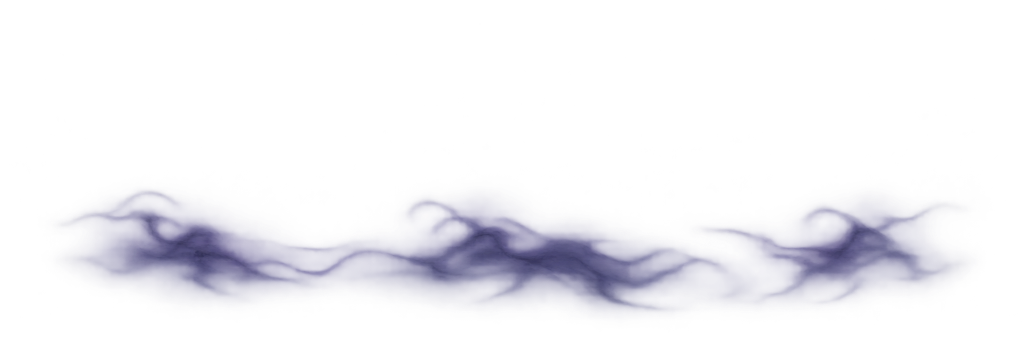
#> input picture golf/game/assets/sky/clouds_bank.png, 2048 x 684 px, given in place of moon_harvest.png, which was not available (shown at 1/2 size); the run also reads 1 picture not shown here
$ python prep_night_art.py ../game/assets/sky/clouds_bank.png ../game/assets/sky/clouds_puffs.png
#> lines starting #> are read from the running program, lines starting #| are printed output that depends on the picture; pictures that were not available may be replaced by others from this repository, and a replacement may not be noted
"""Prepare the night-sky layers and the cast (the skeleton caddie and the black cat) for the game.

usage: python3 -I prep_night_art.py <src_dir> <game_assets_dir>

<src_dir> holds the artist's transparent PNGs under these names:
  moon_harvest.png moon_white.png          full moons (cropped here to the disc, centred, square)
  stars_1.png stars_2.png stars_3.png      star strips: sparse bright, medium, dense faint
  clouds_wisps.png clouds_puffs.png clouds_bank.png
  skelly_card.png skelly_bow.png cat_ball.png cat_walk.png    single poses
  cast_sheet.png                           4x4: two rows of skeleton poses, two rows of cat poses (the
                                           figures overrun the grid, so each is cut out by its outline)

  cart_sheet.png                           the caddie's golf cart from 8 sides, 2 rows of 4, in order round it:
                                           front, front-left, left, back-left, back, back-right, right, front-right
                                           (the side of the cart the camera is on)

Writes <assets>/sky/{moon_*,stars_*,clouds_*}.png and <assets>/cast/*.png (each trimmed to its figure),
<assets>/cast/cart_0..7.png (cut at the wheels' bottom, glows kept) and cast/cart.json (meters per pixel).
"""
import json
import os
import sys

import numpy as np
from PIL import Image
from scipy import ndimage

SHEET_NAMES = [
    ["skelly_idle", "skelly_wave", "skelly_tip", "skelly_club"],
    ["skelly_point", "skelly_read", "skelly_cheer", "skelly_lean"],
    ["cat_sit", "cat_happy", "cat_walk2", "cat_pounce"],
    ["cat_crouch", "cat_groom", "cat_sleep", "cat_stretch"],
]


def moon(src, out, size=512):
#> called with size = 512
    im = Image.open(src).convert("RGBA")
#> im is the input picture: PIL image 2048x684 RGBA; mean R, G, B, A 22.8, 21.5, 35.3, 19.7
    a = np.array(im)[..., 3]
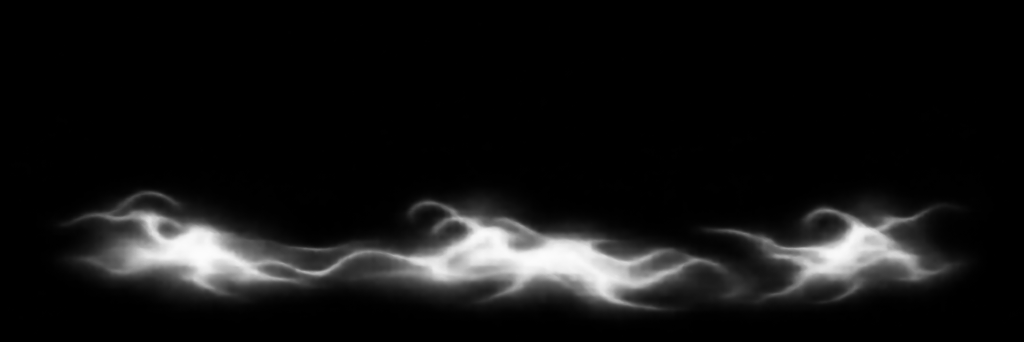
#> a: shape (684, 2048) (shown at 1/2 size); min 0, max 253, mean 19.7
    ys, xs = np.where(a >= 250)
#> ys = 2012 values from 466 to 529; xs = 2012 values, max 1150 at index 1308, min 354 at index 81, mean 735.5
    cx, cy = (xs.min() + xs.max()) / 2, (ys.min() + ys.max()) / 2
#> cx = 752; cy = 497.5
    r = ((xs.max() - xs.min()) + (ys.max() - ys.min())) / 4
#> r = 214.8
    box = (int(round(cx - r)), int(round(cy - r)), int(round(cx + r)), int(round(cy + r)))
#> box = (537, 283, 967, 712)
    im.crop(box).resize((size, size), Image.LANCZOS).save(out)
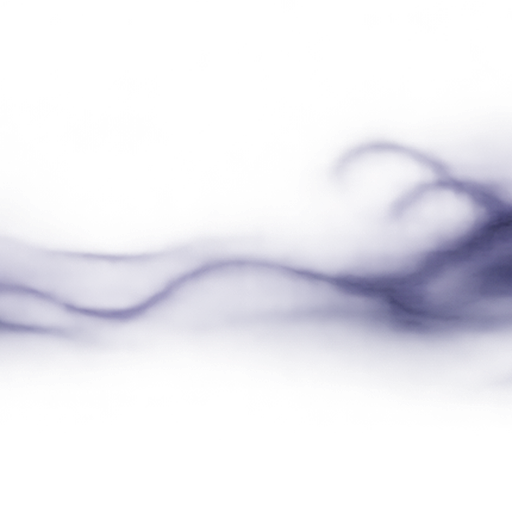
#> saved as moon_harvest.png: PIL image 512x512 RGBA; mean R, G, B, A 38.6, 36.1, 58.8, 28.4; transparent parts drawn white


def trim(im, pad=6):
    a = np.array(im)[..., 3]
    ys, xs = np.where(a > 8)
    return im.crop((max(0, xs.min() - pad), max(0, ys.min() - pad),
                    min(im.width, xs.max() + 1 + pad), min(im.height, ys.max() + 1 + pad)))


def fit(im, h):
    return im.resize((max(1, round(im.width * h / im.height)), h), Image.LANCZOS) if im.height > h else im


def main():
    src, assets = sys.argv[1], sys.argv[2]
    sky = os.path.join(assets, "sky")
    cast = os.path.join(assets, "cast")
    os.makedirs(cast, exist_ok=True)
    for name in ("moon_harvest", "moon_white"):
        moon(os.path.join(src, name + ".png"), os.path.join(sky, name + ".png"))
#> pass 2 of the loop in main, `for name in ("moon_harvest", "moon_white"):`:
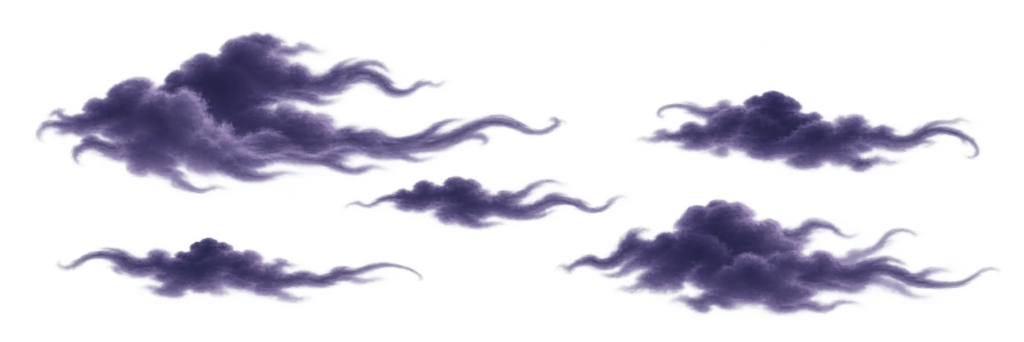
#> input picture golf/game/assets/sky/clouds_puffs.png, 2048 x 684 px, given in place of moon_white.png, which was not available (shown at 1/2 size)
#> in moon, im is the input picture: PIL image 2048x684 RGBA; mean R, G, B, A 30.3, 27.4, 45.9, 55.9
#> in moon (call 2), `a = np.array(im)[..., 3]`:
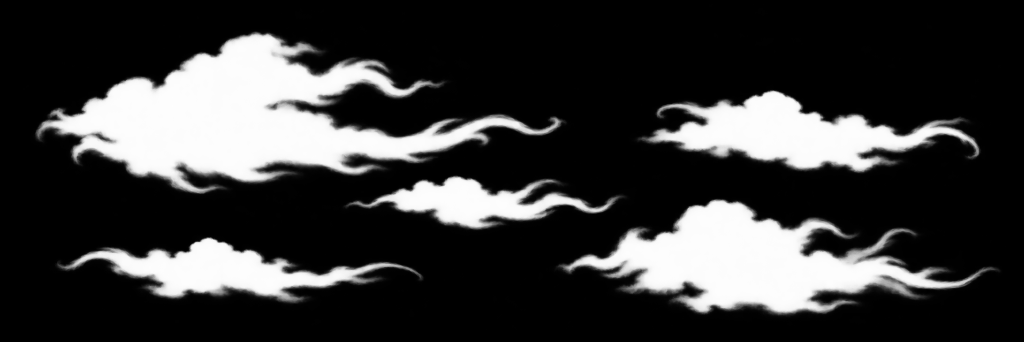
#> a: shape (684, 2048) (shown at 1/2 size); min 0, max 254, mean 55.9
#> cx = 1020.5; cy = 346
#> r = 577.2
#> box = (443, -231, 1598, 923)
#> in moon (call 2), `im.crop(box).resize((size, size), Image.LANCZOS).save(out)`:
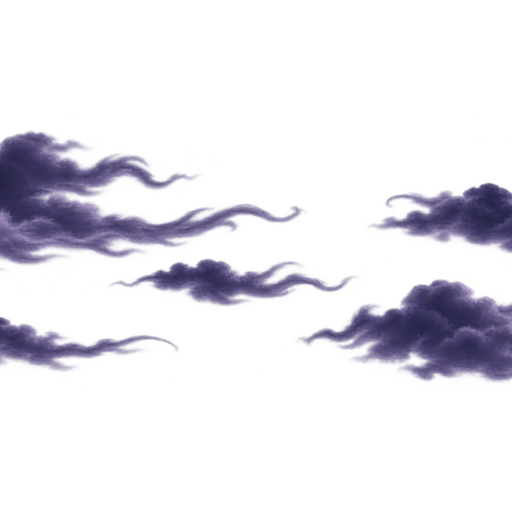
#> saved as moon_white.png: PIL image 512x512 RGBA; mean R, G, B, A 19.8, 17.9, 30.3, 37.4; transparent parts drawn white
    for name in ("stars_1", "stars_2", "stars_3", "clouds_wisps", "clouds_puffs", "clouds_bank"):
        im = Image.open(os.path.join(src, name + ".png")).convert("RGBA")
        im.resize((2048, round(im.height * 2048 / im.width)), Image.LANCZOS).save(os.path.join(sky, name + ".png"))
#> pass 2 of the loop in main, `for name in ("stars_1", "stars_2", "stars_3", "clouds_wisps", "clouds_..`:
    for name in ("skelly_card", "skelly_bow", "cat_ball", "cat_walk"):
        fit(trim(Image.open(os.path.join(src, name + ".png")).convert("RGBA")), 512).save(os.path.join(cast, name + ".png"))
    sheet = Image.open(os.path.join(src, "cast_sheet.png")).convert("RGBA")
    px = np.array(sheet)
    solid = ndimage.binary_dilation(px[..., 3] > 8, iterations=4)     # whiskers and loose bits join their figure
    labels, n = ndimage.label(solid)
    sizes = ndimage.sum(solid, labels, range(1, n + 1))
    keep = sorted(np.argsort(sizes)[::-1][:16] + 1)
    figs = []
    for k in keep:
        ys, xs = np.where(labels == k)
        figs.append((ys.mean(), xs.mean(), k, xs.min(), xs.max(), ys.min(), ys.max()))
    ch = sheet.height / 4
    figs.sort(key=lambda f: (int(f[0] // ch), f[1]))
    for i, (_, _, k, x0, x1, y0, y1) in enumerate(figs):
        only = px.copy()
        only[..., 3] = np.where(labels == k, only[..., 3], 0)          # nothing of the neighbours
        fig = Image.fromarray(only).crop((max(0, x0 - 6), max(0, y0 - 6), x1 + 7, y1 + 7))
        fig.save(os.path.join(cast, SHEET_NAMES[i // 4][i % 4] + ".png"))
    cart_views(os.path.join(src, "cart_sheet.png"), cast)
    print("wrote", sorted(os.listdir(sky)), sorted(os.listdir(cast)))


CART_HEIGHT_M = 2.3     # wheels to the curl of the canopy, seen from the front


def cart_views(path, cast):
    sheet = Image.open(path).convert("RGBA")
    px = np.array(sheet)
    a = px[..., 3]
    labels, n = ndimage.label(ndimage.binary_dilation(a > 40, iterations=6))
    sizes = ndimage.sum(np.ones_like(a), labels, range(1, n + 1))
    keep = list(np.argsort(sizes)[::-1][:8] + 1)
    figs = []
    for k in keep:
        ys, xs = np.where(labels == k)
        figs.append((int(ys.mean() > sheet.height / 2), xs.mean(), k))
    figs.sort()
    scale = None
    for i, (_, _, k) in enumerate(figs):
        near = ndimage.binary_dilation(labels == k, iterations=14)      # its glows, none of the neighbours'
        only = px.copy()
        only[..., 3] = np.where(near & ~np.isin(labels, [j for j in keep if j != k]), a, 0)
        ys, xs = np.where(only[..., 3] > 8)
        solid_y = np.where(only[..., 3] > 200)[0]
        bottom = solid_y.max() + 2                                         # the tyres' bottom: no glow below it
        fig = Image.fromarray(only).crop((xs.min(), ys.min(), xs.max() + 1, bottom))
        fig.save(os.path.join(cast, "cart_%d.png" % i))
        if i == 0:
            scale = CART_HEIGHT_M / (bottom - solid_y.min())
    with open(os.path.join(cast, "cart.json"), "w") as f:
        json.dump({"m_per_px": round(scale, 6)}, f)


if __name__ == "__main__":
#> (the run stopped early here; a loop or call above may not have finished)
